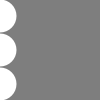
Frame 1 (no input)
Frame 60 (the mouse pressed at the canvas centre just before this capture): identical to frame 1, image omitted
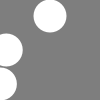
Frame 120 (the mouse held since frame 60 and released just before this capture)

The Processing sketch that drew these frames (run headless with seeded random() and noise(); from frame 60 on, the mouse is pressed at the canvas centre):

// Processing sketch: Ex_06
// ── Ex_06.pde
// Exponential functions can create nonlinear relations
// between the mouse and shapes affected by the mouse
void setup() {
  size(100, 100);
  smooth();
  noStroke();
}

void draw() {
  background(126);
  float normX = mouseX / float(width);
  ellipse(mouseX, 16, 33, 33); // Top
  ellipse(pow(normX, 4) * width, 50, 33, 33); // Middle
  ellipse(pow(normX, 8) * width, 84, 33, 33); // Bottom
}
